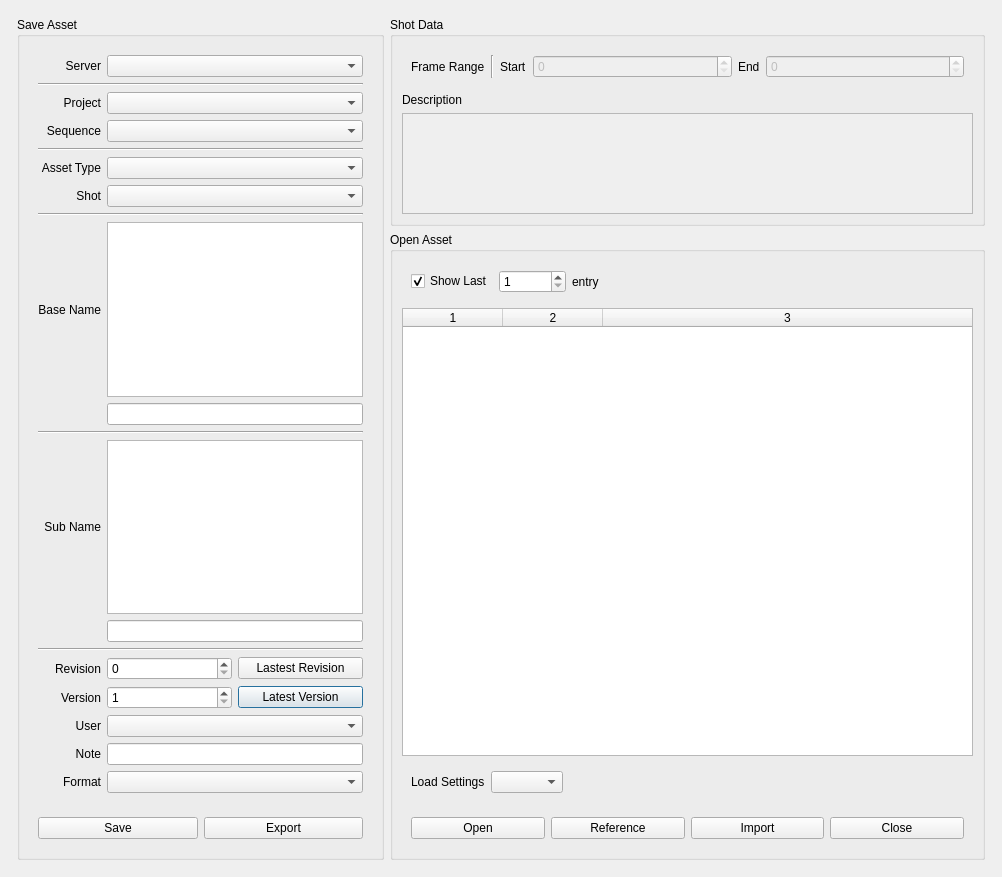
<?xml version="1.0" encoding="UTF-8"?>
<ui version="4.0">
 <class>Dialog</class>
 <widget class="QDialog" name="Dialog">
  <property name="windowModality">
   <enum>Qt::ApplicationModal</enum>
  </property>
  <property name="geometry">
   <rect>
    <x>0</x>
    <y>0</y>
    <width>1002</width>
    <height>877</height>
   </rect>
  </property>
  <property name="windowTitle">
   <string>Asset Manager</string>
  </property>
  <layout class="QVBoxLayout" name="verticalLayout">
   <item>
    <widget class="QWidget" name="main_horizontalWidget" native="true">
     <property name="sizePolicy">
      <sizepolicy hsizetype="Preferred" vsizetype="Preferred">
       <horstretch>1</horstretch>
       <verstretch>1</verstretch>
      </sizepolicy>
     </property>
     <layout class="QHBoxLayout" name="main_horizontalLayout" stretch="0,1">
      <property name="margin">
       <number>6</number>
      </property>
      <item>
       <widget class="QWidget" name="verticalWidget1" native="true">
        <property name="sizePolicy">
         <sizepolicy hsizetype="Fixed" vsizetype="Preferred">
          <horstretch>0</horstretch>
          <verstretch>1</verstretch>
         </sizepolicy>
        </property>
        <layout class="QVBoxLayout" name="verticalLayout1" stretch="0">
         <property name="margin">
          <number>0</number>
         </property>
         <item>
          <widget class="QGroupBox" name="saveAsset_groupBox">
           <property name="title">
            <string>Save Asset</string>
           </property>
           <layout class="QVBoxLayout" name="verticalLayout_3">
            <item>
             <widget class="QWidget" name="gridWidget1" native="true">
              <layout class="QGridLayout" name="gridLayout1">
               <item row="7" column="0">
                <widget class="QLabel" name="shot_label1">
                 <property name="text">
                  <string>Shot</string>
                 </property>
                 <property name="alignment">
                  <set>Qt::AlignRight|Qt::AlignTrailing|Qt::AlignVCenter</set>
                 </property>
                </widget>
               </item>
               <item row="0" column="0">
                <widget class="QLabel" name="server_label">
                 <property name="text">
                  <string>Server</string>
                 </property>
                 <property name="alignment">
                  <set>Qt::AlignRight|Qt::AlignTrailing|Qt::AlignVCenter</set>
                 </property>
                </widget>
               </item>
               <item row="16" column="0">
                <widget class="QLabel" name="revision_label1">
                 <property name="text">
                  <string>Revision</string>
                 </property>
                 <property name="alignment">
                  <set>Qt::AlignRight|Qt::AlignTrailing|Qt::AlignVCenter</set>
                 </property>
                </widget>
               </item>
               <item row="17" column="1">
                <widget class="QWidget" name="version_horizontalWidget" native="true">
                 <layout class="QHBoxLayout" name="version_horizontalLayout">
                  <property name="margin">
                   <number>0</number>
                  </property>
                  <item>
                   <widget class="QSpinBox" name="version_spinBox">
                    <property name="toolTip">
                     <string>it is automatically increased by 1</string>
                    </property>
                    <property name="statusTip">
                     <string>it is automatically increased by 1</string>
                    </property>
                    <property name="whatsThis">
                     <string>Version Number:

Any incarnation of an asset should be have different version numbers.</string>
                    </property>
                    <property name="prefix">
                     <string/>
                    </property>
                    <property name="minimum">
                     <number>1</number>
                    </property>
                    <property name="maximum">
                     <number>99999999</number>
                    </property>
                   </widget>
                  </item>
                  <item>
                   <widget class="QPushButton" name="version_pushButton">
                    <property name="minimumSize">
                     <size>
                      <width>111</width>
                      <height>0</height>
                     </size>
                    </property>
                    <property name="toolTip">
                     <string>gets the latest version number</string>
                    </property>
                    <property name="statusTip">
                     <string>gets the latest version number</string>
                    </property>
                    <property name="text">
                     <string>Latest Version</string>
                    </property>
                   </widget>
                  </item>
                 </layout>
                </widget>
               </item>
               <item row="7" column="1">
                <widget class="QComboBox" name="shot_comboBox1">
                 <property name="enabled">
                  <bool>true</bool>
                 </property>
                 <property name="sizePolicy">
                  <sizepolicy hsizetype="Preferred" vsizetype="Fixed">
                   <horstretch>1</horstretch>
                   <verstretch>0</verstretch>
                  </sizepolicy>
                 </property>
                 <property name="toolTip">
                  <string>if the type is a shot dependent type this will be activated</string>
                 </property>
                 <property name="statusTip">
                  <string>if the type is a shot dependent type this will be activated</string>
                 </property>
                 <property name="whatsThis">
                  <string>Shot:

If an asset is shot dependent, its base name is a shot string (SH001, SH010 etc. ). So, shot and base name comboBoxes are actually showing the base name of the asset, but it lets the user to separate the shot dependent asset types from shot independent types.</string>
                 </property>
                </widget>
               </item>
               <item row="3" column="0">
                <widget class="QLabel" name="sequence_label">
                 <property name="text">
                  <string>Sequence</string>
                 </property>
                 <property name="alignment">
                  <set>Qt::AlignRight|Qt::AlignTrailing|Qt::AlignVCenter</set>
                 </property>
                </widget>
               </item>
               <item row="13" column="1">
                <widget class="QListWidget" name="subName_listWidget">
                 <property name="sizePolicy">
                  <sizepolicy hsizetype="Expanding" vsizetype="Expanding">
                   <horstretch>0</horstretch>
                   <verstretch>1</verstretch>
                  </sizepolicy>
                 </property>
                 <property name="toolTip">
                  <string>displays the subNames of the current asset</string>
                 </property>
                 <property name="statusTip">
                  <string>displays the subNames of the current asset</string>
                 </property>
                 <property name="alternatingRowColors">
                  <bool>true</bool>
                 </property>
                 <property name="resizeMode">
                  <enum>QListView::Fixed</enum>
                 </property>
                </widget>
               </item>
               <item row="0" column="1">
                <widget class="QComboBox" name="server_comboBox">
                 <property name="sizePolicy">
                  <sizepolicy hsizetype="Expanding" vsizetype="Fixed">
                   <horstretch>0</horstretch>
                   <verstretch>0</verstretch>
                  </sizepolicy>
                 </property>
                 <property name="toolTip">
                  <string>Select a Server</string>
                 </property>
                 <property name="statusTip">
                  <string>Select a Server</string>
                 </property>
                 <property name="whatsThis">
                  <string>Server:

Servers are the places that the main project folders are saved. For now there is only one supported server. In the future that can be expanded to multiple servers...</string>
                 </property>
                 <property name="editable">
                  <bool>false</bool>
                 </property>
                </widget>
               </item>
               <item row="19" column="1">
                <widget class="QLineEdit" name="note_lineEdit1">
                 <property name="sizePolicy">
                  <sizepolicy hsizetype="Expanding" vsizetype="Fixed">
                   <horstretch>1</horstretch>
                   <verstretch>0</verstretch>
                  </sizepolicy>
                 </property>
                 <property name="toolTip">
                  <string>it is a limited field, try to keep it brief</string>
                 </property>
                 <property name="statusTip">
                  <string>it is a limited field, try to keep it brief</string>
                 </property>
                 <property name="whatsThis">
                  <string>Note:

You can use this field to leave little but important messages here... It is limited with 30 characters...</string>
                 </property>
                </widget>
               </item>
               <item row="16" column="1">
                <widget class="QWidget" name="revision_horizontalWidget" native="true">
                 <layout class="QHBoxLayout" name="revision_horizontalLayout" stretch="1,1">
                  <property name="margin">
                   <number>0</number>
                  </property>
                  <item>
                   <widget class="QSpinBox" name="revision_spinBox">
                    <property name="toolTip">
                     <string>increase it when the asset needs a revision</string>
                    </property>
                    <property name="statusTip">
                     <string>increase it when the asset needs a revision</string>
                    </property>
                    <property name="whatsThis">
                     <string>Revision Number:

Revision numbers represents the milestones in the development of this asset. Generally it is increased when something big is changed in the asset.</string>
                    </property>
                   </widget>
                  </item>
                  <item>
                   <widget class="QPushButton" name="revision_pushButton">
                    <property name="minimumSize">
                     <size>
                      <width>111</width>
                      <height>0</height>
                     </size>
                    </property>
                    <property name="toolTip">
                     <string>gets the latest revision number</string>
                    </property>
                    <property name="statusTip">
                     <string>gets the latest revision number</string>
                    </property>
                    <property name="text">
                     <string>Lastest Revision</string>
                    </property>
                   </widget>
                  </item>
                 </layout>
                </widget>
               </item>
               <item row="6" column="0">
                <widget class="QLabel" name="assetType_label1">
                 <property name="text">
                  <string>Asset Type</string>
                 </property>
                 <property name="alignment">
                  <set>Qt::AlignRight|Qt::AlignTrailing|Qt::AlignVCenter</set>
                 </property>
                </widget>
               </item>
               <item row="10" column="1">
                <widget class="QListWidget" name="baseName_listWidget">
                 <property name="sizePolicy">
                  <sizepolicy hsizetype="Expanding" vsizetype="Expanding">
                   <horstretch>0</horstretch>
                   <verstretch>1</verstretch>
                  </sizepolicy>
                 </property>
                 <property name="toolTip">
                  <string>displays the baseNames of the current assetType</string>
                 </property>
                 <property name="statusTip">
                  <string>displays the baseNames of the current assetType</string>
                 </property>
                 <property name="alternatingRowColors">
                  <bool>true</bool>
                 </property>
                </widget>
               </item>
               <item row="6" column="1">
                <widget class="QComboBox" name="assetType_comboBox1">
                 <property name="sizePolicy">
                  <sizepolicy hsizetype="Preferred" vsizetype="Fixed">
                   <horstretch>1</horstretch>
                   <verstretch>0</verstretch>
                  </sizepolicy>
                 </property>
                 <property name="toolTip">
                  <string>Select an asset type</string>
                 </property>
                 <property name="statusTip">
                  <string>Select an asset type</string>
                 </property>
                 <property name="whatsThis">
                  <string>Asset Type:

Assets has types that lets you distinguish their purpose of existance. This comboBox lists the asset types that the sequence and the current host environment (MAYA, NUKE etc.) can support.</string>
                 </property>
                </widget>
               </item>
               <item row="12" column="0" colspan="2">
                <widget class="Line" name="line_4">
                 <property name="orientation">
                  <enum>Qt::Horizontal</enum>
                 </property>
                </widget>
               </item>
               <item row="1" column="0" colspan="2">
                <widget class="Line" name="line">
                 <property name="orientation">
                  <enum>Qt::Horizontal</enum>
                 </property>
                </widget>
               </item>
               <item row="2" column="1">
                <widget class="QComboBox" name="project_comboBox">
                 <property name="sizePolicy">
                  <sizepolicy hsizetype="Expanding" vsizetype="Fixed">
                   <horstretch>0</horstretch>
                   <verstretch>0</verstretch>
                  </sizepolicy>
                 </property>
                 <property name="toolTip">
                  <string>Select a Project</string>
                 </property>
                 <property name="statusTip">
                  <string>Select a Project</string>
                 </property>
                 <property name="whatsThis">
                  <string>Project:

A project is a collection of sequences. So projects can only contain sequences. This comboBox lists the current projects on the server. If you select one it will update the available sequences for that project...</string>
                 </property>
                 <property name="editable">
                  <bool>false</bool>
                 </property>
                </widget>
               </item>
               <item row="13" column="0">
                <widget class="QLabel" name="subName_label1">
                 <property name="text">
                  <string>Sub Name</string>
                 </property>
                 <property name="alignment">
                  <set>Qt::AlignRight|Qt::AlignTrailing|Qt::AlignVCenter</set>
                 </property>
                </widget>
               </item>
               <item row="19" column="0">
                <widget class="QLabel" name="note_label1">
                 <property name="text">
                  <string>Note</string>
                 </property>
                 <property name="alignment">
                  <set>Qt::AlignRight|Qt::AlignTrailing|Qt::AlignVCenter</set>
                 </property>
                </widget>
               </item>
               <item row="10" column="0">
                <widget class="QLabel" name="baseName_label1">
                 <property name="text">
                  <string>Base Name</string>
                 </property>
                 <property name="alignment">
                  <set>Qt::AlignRight|Qt::AlignTrailing|Qt::AlignVCenter</set>
                 </property>
                </widget>
               </item>
               <item row="3" column="1">
                <widget class="QComboBox" name="sequence_comboBox">
                 <property name="sizePolicy">
                  <sizepolicy hsizetype="Expanding" vsizetype="Fixed">
                   <horstretch>0</horstretch>
                   <verstretch>0</verstretch>
                  </sizepolicy>
                 </property>
                 <property name="toolTip">
                  <string>Select a Sequence</string>
                 </property>
                 <property name="statusTip">
                  <string>Select a Sequence</string>
                 </property>
                 <property name="whatsThis">
                  <string>Sequence:

Sequences are collections of folders. Each folder has a special meaning and can may contain one type of asset file. Every sequence has its own settings. So while one sequence supports some features, others may not...</string>
                 </property>
                 <property name="editable">
                  <bool>false</bool>
                 </property>
                </widget>
               </item>
               <item row="11" column="1">
                <widget class="QLineEdit" name="baseName_lineEdit">
                 <property name="toolTip">
                  <string>enter the baseName for new assets here</string>
                 </property>
                 <property name="statusTip">
                  <string>enter the baseName for new assets here</string>
                 </property>
                </widget>
               </item>
               <item row="2" column="0">
                <widget class="QLabel" name="project_label">
                 <property name="text">
                  <string>Project</string>
                 </property>
                 <property name="alignment">
                  <set>Qt::AlignRight|Qt::AlignTrailing|Qt::AlignVCenter</set>
                 </property>
                </widget>
               </item>
               <item row="4" column="0" colspan="2">
                <widget class="Line" name="line_2">
                 <property name="orientation">
                  <enum>Qt::Horizontal</enum>
                 </property>
                </widget>
               </item>
               <item row="15" column="0" colspan="2">
                <widget class="Line" name="line_5">
                 <property name="orientation">
                  <enum>Qt::Horizontal</enum>
                 </property>
                </widget>
               </item>
               <item row="8" column="0" colspan="2">
                <widget class="Line" name="line_3">
                 <property name="orientation">
                  <enum>Qt::Horizontal</enum>
                 </property>
                </widget>
               </item>
               <item row="14" column="1">
                <widget class="QLineEdit" name="subName_lineEdit">
                 <property name="toolTip">
                  <string>enter the subName for new assets here</string>
                 </property>
                 <property name="statusTip">
                  <string>enter the subName for new assets here</string>
                 </property>
                </widget>
               </item>
               <item row="18" column="1">
                <widget class="QComboBox" name="user_comboBox1">
                 <property name="sizePolicy">
                  <sizepolicy hsizetype="Preferred" vsizetype="Fixed">
                   <horstretch>1</horstretch>
                   <verstretch>0</verstretch>
                  </sizepolicy>
                 </property>
                 <property name="toolTip">
                  <string>select your user initials</string>
                 </property>
                 <property name="statusTip">
                  <string>select your user initials</string>
                 </property>
                 <property name="whatsThis">
                  <string>User Initials:

Select your user initials from the list, so anybody can understand who created this version of the asset...</string>
                 </property>
                </widget>
               </item>
               <item row="18" column="0">
                <widget class="QLabel" name="user_label1">
                 <property name="text">
                  <string>User</string>
                 </property>
                 <property name="alignment">
                  <set>Qt::AlignRight|Qt::AlignTrailing|Qt::AlignVCenter</set>
                 </property>
                </widget>
               </item>
               <item row="17" column="0">
                <widget class="QLabel" name="version_label1">
                 <property name="text">
                  <string>Version</string>
                 </property>
                 <property name="alignment">
                  <set>Qt::AlignRight|Qt::AlignTrailing|Qt::AlignVCenter</set>
                 </property>
                </widget>
               </item>
               <item row="20" column="1">
                <widget class="QComboBox" name="formats_comboBox"/>
               </item>
               <item row="20" column="0">
                <widget class="QLabel" name="formats_label">
                 <property name="text">
                  <string>Format</string>
                 </property>
                 <property name="alignment">
                  <set>Qt::AlignRight|Qt::AlignTrailing|Qt::AlignVCenter</set>
                 </property>
                </widget>
               </item>
              </layout>
             </widget>
            </item>
            <item>
             <widget class="QWidget" name="saveButtons_horizontalWidget" native="true">
              <layout class="QHBoxLayout" name="saveCanel_horizontalLayout" stretch="1,1">
               <item>
                <widget class="QPushButton" name="save_button">
                 <property name="toolTip">
                  <string>Saves the asset to the server</string>
                 </property>
                 <property name="statusTip">
                  <string>Saves the asset to the server</string>
                 </property>
                 <property name="whatsThis">
                  <string>Save:

Saves the asset to the server</string>
                 </property>
                 <property name="text">
                  <string>Save</string>
                 </property>
                </widget>
               </item>
               <item>
                <widget class="QPushButton" name="export_button">
                 <property name="toolTip">
                  <string>Exports the Selected items as a new asset</string>
                 </property>
                 <property name="statusTip">
                  <string>Exports the Selected items as a new asset</string>
                 </property>
                 <property name="whatsThis">
                  <string>Export:

Exports the selected content to the server as an asset</string>
                 </property>
                 <property name="text">
                  <string>Export</string>
                 </property>
                </widget>
               </item>
              </layout>
             </widget>
            </item>
           </layout>
          </widget>
         </item>
        </layout>
       </widget>
      </item>
      <item>
       <widget class="QWidget" name="verticalWidget2" native="true">
        <layout class="QVBoxLayout" name="verticalLayout2">
         <property name="margin">
          <number>0</number>
         </property>
         <item>
          <widget class="QGroupBox" name="shotData_groupBox">
           <property name="sizePolicy">
            <sizepolicy hsizetype="Preferred" vsizetype="Preferred">
             <horstretch>0</horstretch>
             <verstretch>1</verstretch>
            </sizepolicy>
           </property>
           <property name="minimumSize">
            <size>
             <width>0</width>
             <height>50</height>
            </size>
           </property>
           <property name="title">
            <string>Shot Data</string>
           </property>
           <layout class="QVBoxLayout" name="verticalLayout_2">
            <item>
             <widget class="QWidget" name="horizontalWidget" native="true">
              <property name="sizePolicy">
               <sizepolicy hsizetype="Preferred" vsizetype="Preferred">
                <horstretch>0</horstretch>
                <verstretch>0</verstretch>
               </sizepolicy>
              </property>
              <layout class="QHBoxLayout" name="horizontalLayout_2">
               <item>
                <widget class="QLabel" name="frameRange_label">
                 <property name="text">
                  <string>Frame Range</string>
                 </property>
                </widget>
               </item>
               <item>
                <widget class="Line" name="line_7">
                 <property name="orientation">
                  <enum>Qt::Vertical</enum>
                 </property>
                </widget>
               </item>
               <item>
                <widget class="QLabel" name="startFrame_label">
                 <property name="sizePolicy">
                  <sizepolicy hsizetype="Preferred" vsizetype="Preferred">
                   <horstretch>0</horstretch>
                   <verstretch>0</verstretch>
                  </sizepolicy>
                 </property>
                 <property name="text">
                  <string>Start</string>
                 </property>
                </widget>
               </item>
               <item>
                <widget class="QSpinBox" name="startFrame_spinBox">
                 <property name="enabled">
                  <bool>false</bool>
                 </property>
                 <property name="sizePolicy">
                  <sizepolicy hsizetype="Expanding" vsizetype="Fixed">
                   <horstretch>1</horstretch>
                   <verstretch>0</verstretch>
                  </sizepolicy>
                 </property>
                 <property name="maximum">
                  <number>999999999</number>
                 </property>
                </widget>
               </item>
               <item>
                <widget class="QLabel" name="endFrame_label">
                 <property name="sizePolicy">
                  <sizepolicy hsizetype="Preferred" vsizetype="Preferred">
                   <horstretch>0</horstretch>
                   <verstretch>0</verstretch>
                  </sizepolicy>
                 </property>
                 <property name="text">
                  <string>End</string>
                 </property>
                </widget>
               </item>
               <item>
                <widget class="QSpinBox" name="endFrame_spinBox">
                 <property name="enabled">
                  <bool>false</bool>
                 </property>
                 <property name="sizePolicy">
                  <sizepolicy hsizetype="Expanding" vsizetype="Fixed">
                   <horstretch>1</horstretch>
                   <verstretch>0</verstretch>
                  </sizepolicy>
                 </property>
                 <property name="maximum">
                  <number>999999999</number>
                 </property>
                </widget>
               </item>
              </layout>
             </widget>
            </item>
            <item>
             <widget class="QLabel" name="shotDescription_label">
              <property name="text">
               <string>Description</string>
              </property>
             </widget>
            </item>
            <item>
             <widget class="QTextEdit" name="shotDescription_textEdit">
              <property name="enabled">
               <bool>false</bool>
              </property>
              <property name="sizePolicy">
               <sizepolicy hsizetype="Expanding" vsizetype="Expanding">
                <horstretch>0</horstretch>
                <verstretch>1</verstretch>
               </sizepolicy>
              </property>
             </widget>
            </item>
           </layout>
          </widget>
         </item>
         <item>
          <widget class="QGroupBox" name="open_groupBox">
           <property name="sizePolicy">
            <sizepolicy hsizetype="Preferred" vsizetype="Preferred">
             <horstretch>0</horstretch>
             <verstretch>3</verstretch>
            </sizepolicy>
           </property>
           <property name="title">
            <string>Open Asset</string>
           </property>
           <layout class="QVBoxLayout" name="verticalLayout_4">
            <item>
             <widget class="QWidget" name="horizontalWidget_2" native="true">
              <layout class="QHBoxLayout" name="horizontalLayout">
               <item>
                <widget class="QCheckBox" name="showLastNEntry_checkBox">
                 <property name="toolTip">
                  <string>if checked, the list below shows maximum n number of items, the n is defined in the next spinB,ox</string>
                 </property>
                 <property name="statusTip">
                  <string>maximum number of entry to view</string>
                 </property>
                 <property name="text">
                  <string>Show Last</string>
                 </property>
                 <property name="checked">
                  <bool>true</bool>
                 </property>
                </widget>
               </item>
               <item>
                <widget class="QSpinBox" name="numberOfEntry_spinBox">
                 <property name="statusTip">
                  <string>maximum number of entry to view</string>
                 </property>
                 <property name="minimum">
                  <number>1</number>
                 </property>
                 <property name="maximum">
                  <number>9999999</number>
                 </property>
                </widget>
               </item>
               <item>
                <widget class="QLabel" name="label">
                 <property name="statusTip">
                  <string>maximum number of entry to view</string>
                 </property>
                 <property name="text">
                  <string>entry</string>
                 </property>
                </widget>
               </item>
               <item>
                <spacer name="horizontalSpacer">
                 <property name="orientation">
                  <enum>Qt::Horizontal</enum>
                 </property>
                 <property name="sizeHint" stdset="0">
                  <size>
                   <width>40</width>
                   <height>20</height>
                  </size>
                 </property>
                </spacer>
               </item>
              </layout>
             </widget>
            </item>
            <item>
             <widget class="QTableWidget" name="assets_tableWidget1">
              <property name="editTriggers">
               <set>QAbstractItemView::NoEditTriggers</set>
              </property>
              <property name="alternatingRowColors">
               <bool>true</bool>
              </property>
              <property name="selectionMode">
               <enum>QAbstractItemView::SingleSelection</enum>
              </property>
              <property name="selectionBehavior">
               <enum>QAbstractItemView::SelectRows</enum>
              </property>
              <property name="showGrid">
               <bool>false</bool>
              </property>
              <property name="gridStyle">
               <enum>Qt::NoPen</enum>
              </property>
              <property name="columnCount">
               <number>3</number>
              </property>
              <attribute name="horizontalHeaderStretchLastSection">
               <bool>true</bool>
              </attribute>
              <attribute name="verticalHeaderVisible">
               <bool>false</bool>
              </attribute>
              <attribute name="verticalHeaderDefaultSectionSize">
               <number>19</number>
              </attribute>
              <attribute name="verticalHeaderVisible">
               <bool>false</bool>
              </attribute>
              <attribute name="verticalHeaderDefaultSectionSize">
               <number>19</number>
              </attribute>
              <attribute name="horizontalHeaderStretchLastSection">
               <bool>true</bool>
              </attribute>
              <column/>
              <column/>
              <column/>
             </widget>
            </item>
            <item>
             <widget class="QWidget" name="horizontalWidget" native="true">
              <layout class="QHBoxLayout" name="horizontalLayout_3">
               <item>
                <widget class="QLabel" name="loadSettings_label">
                 <property name="text">
                  <string>Load Settings</string>
                 </property>
                </widget>
               </item>
               <item>
                <widget class="QComboBox" name="loadSettings_comboBox"/>
               </item>
               <item>
                <spacer name="horizontalSpacer_2">
                 <property name="orientation">
                  <enum>Qt::Horizontal</enum>
                 </property>
                 <property name="sizeHint" stdset="0">
                  <size>
                   <width>40</width>
                   <height>20</height>
                  </size>
                 </property>
                </spacer>
               </item>
              </layout>
             </widget>
            </item>
            <item>
             <widget class="QWidget" name="openButtons_horizontalWidget" native="true">
              <property name="sizePolicy">
               <sizepolicy hsizetype="Preferred" vsizetype="Preferred">
                <horstretch>1</horstretch>
                <verstretch>0</verstretch>
               </sizepolicy>
              </property>
              <layout class="QHBoxLayout" name="openButtons_horizontalLayout" stretch="1,1,1,1">
               <item>
                <widget class="QPushButton" name="open_button">
                 <property name="toolTip">
                  <string>Opens the selected asset</string>
                 </property>
                 <property name="statusTip">
                  <string>Opens the selected asset</string>
                 </property>
                 <property name="whatsThis">
                  <string>Open:

Opens the current selected asset in the host application</string>
                 </property>
                 <property name="text">
                  <string>Open</string>
                 </property>
                </widget>
               </item>
               <item>
                <widget class="QPushButton" name="reference_button">
                 <property name="toolTip">
                  <string>References the asset tho the current scene (Maya only)</string>
                 </property>
                 <property name="statusTip">
                  <string>References the asset tho the current scene (Maya only)</string>
                 </property>
                 <property name="whatsThis">
                  <string>Reference:

References the asset to the current environment in the host application. For now just MAYA supports referencing, but in near future NUKE will have too...</string>
                 </property>
                 <property name="text">
                  <string>Reference</string>
                 </property>
                </widget>
               </item>
               <item>
                <widget class="QPushButton" name="import_button">
                 <property name="toolTip">
                  <string>Imports the contents to the current scene</string>
                 </property>
                 <property name="statusTip">
                  <string>Imports the contents to the current scene</string>
                 </property>
                 <property name="whatsThis">
                  <string>Import:

Imports the content of the selected asset to the current environment in the host application...</string>
                 </property>
                 <property name="text">
                  <string>Import</string>
                 </property>
                </widget>
               </item>
               <item>
                <widget class="QPushButton" name="close_button">
                 <property name="toolTip">
                  <string>Quits without doing anything</string>
                 </property>
                 <property name="statusTip">
                  <string>Quits without doing anything</string>
                 </property>
                 <property name="whatsThis">
                  <string>Cancel:

Just quits the application without doing anything</string>
                 </property>
                 <property name="text">
                  <string>Close</string>
                 </property>
                </widget>
               </item>
              </layout>
             </widget>
            </item>
           </layout>
          </widget>
         </item>
        </layout>
       </widget>
      </item>
     </layout>
    </widget>
   </item>
  </layout>
 </widget>
 <tabstops>
  <tabstop>server_comboBox</tabstop>
  <tabstop>project_comboBox</tabstop>
  <tabstop>sequence_comboBox</tabstop>
  <tabstop>assetType_comboBox1</tabstop>
  <tabstop>shot_comboBox1</tabstop>
  <tabstop>baseName_listWidget</tabstop>
  <tabstop>baseName_lineEdit</tabstop>
  <tabstop>subName_listWidget</tabstop>
  <tabstop>subName_lineEdit</tabstop>
  <tabstop>revision_spinBox</tabstop>
  <tabstop>revision_pushButton</tabstop>
  <tabstop>version_spinBox</tabstop>
  <tabstop>version_pushButton</tabstop>
  <tabstop>user_comboBox1</tabstop>
  <tabstop>note_lineEdit1</tabstop>
  <tabstop>formats_comboBox</tabstop>
  <tabstop>save_button</tabstop>
  <tabstop>export_button</tabstop>
  <tabstop>startFrame_spinBox</tabstop>
  <tabstop>endFrame_spinBox</tabstop>
  <tabstop>shotDescription_textEdit</tabstop>
  <tabstop>showLastNEntry_checkBox</tabstop>
  <tabstop>numberOfEntry_spinBox</tabstop>
  <tabstop>assets_tableWidget1</tabstop>
  <tabstop>loadSettings_comboBox</tabstop>
  <tabstop>open_button</tabstop>
  <tabstop>reference_button</tabstop>
  <tabstop>import_button</tabstop>
  <tabstop>close_button</tabstop>
 </tabstops>
 <resources/>
 <connections/>
</ui>
